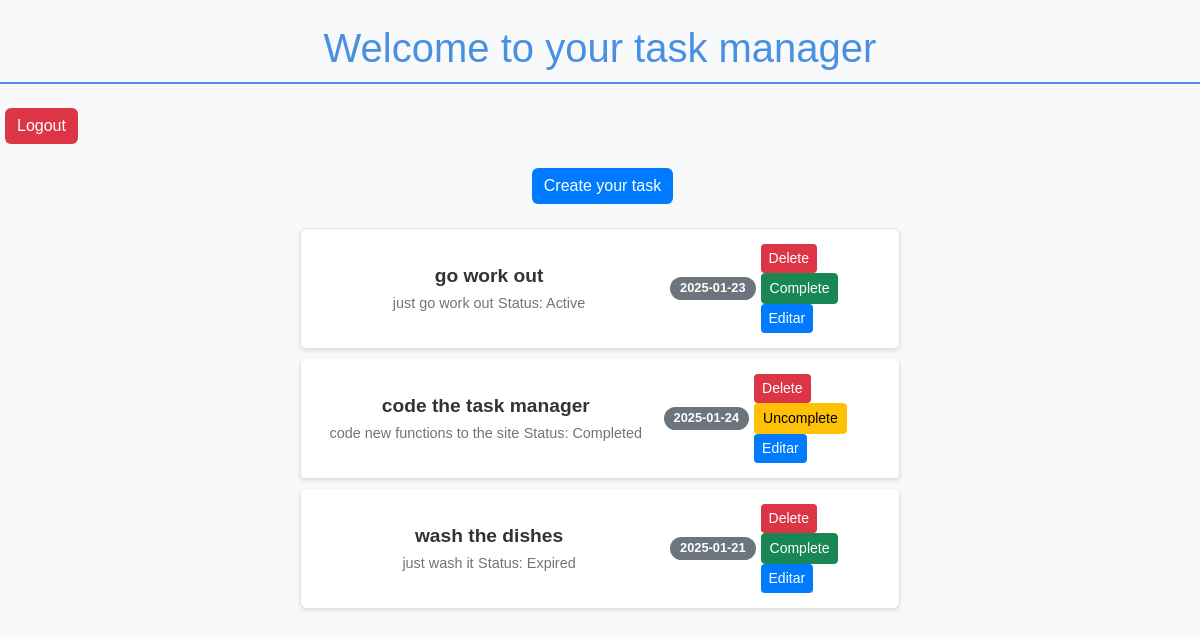
The page /home/ (signed in) on the database its author committed.
### models/database.py (models this page shows)
class Task(Model):
    id = AutoField()
    title = CharField()
    description = CharField()
    term = DateField()
    status = CharField(default='Pending')
    user = ForeignKeyField(User, backref='tasks')
    class Meta:
        database = db
    def update_status(self):
        today = date.today()
        if self.term < today:
            self.status = 'Expired'
        elif self.status == 'Completed':
            self.status = 'Completed'
        else:
            self.status = 'Active'
        self.save()

### main.py (the view)
@home.route('/')
@login_required
def home_page():
    tasks = Task.select().where(Task.user == current_user.id)
    print(f"Tasks: {tasks}")
    return render_template('index.html', tasks=tasks)

### main.py (called while the page is built)
@login_manager.user_loader
def load_user(user_id):
    return User.get_or_none(User.id == int(user_id))

def verificar_expiracao():
    tasks = Task.select()
    for task in tasks:
        task.update_status()

@app.before_request
def before_request():
    if current_user.is_authenticated:
        verificar_expiracao()

### templates/index.html (shortened to what this page needs)
<!DOCTYPE html>
<html lang="en">
<head>
    <link href="https://cdn.jsdelivr.net/npm/bootstrap@5.3.3/dist/css/bootstrap.min.css" rel="stylesheet">
    <link rel="stylesheet" href="{{ url_for('static', filename='app.css') }}">
</head>
<body>
    <h1 class="text-center my-4">Welcome to your task manager</h1>
    <div>
        <form action="{{ url_for('user.logout') }}" method="POST">
            <button type="submit" class="btn btn-danger">
                Logout
            </button>
        </form>
    </div>
    <div class="d-flex justify-content-center my-4">
        <button type="button" class="btn btn-primary" data-bs-toggle="modal" data-bs-target="#createModal">
            Create your task
        </button>
    </div>
    <div>
        {% if tasks %}
        <ul class="list-group">
            {% for task in tasks %}
            <li class="list-group-item d-flex justify-content-between align-items-center {% if task.status == 'Expired' %}list-group-item-danger{% elif task.status == 'Completed' %}list-group-item-success{% endif %}">
                <div class="text-center w-100">
                    <strong>{{ task.title }}</strong><br>
                    <small>{{ task.description }}</small>
                    <small>Status: {{ task.status }}</small>
                </div>
                <span class="badge bg-secondary ms-2">{{ task.term }}</span>
                <div>
                    <form action="{{ url_for('tasks.remove_task') }}" method="POST" style="display: inline;">
                        <button type="submit" class="btn btn-danger btn-sm">Delete</button>
                    </form>
                    {% if task.status == 'Completed' %}
                    <form action="{{ url_for('tasks.uncomplete_task') }}" method="POST" style="display: inline;">
                        <button type="submit" class="btn btn-warning btn-sm">Uncomplete</button>
                    </form>
                    {% else %}
                    <form action="{{ url_for('tasks.complete_task') }}" method="POST" style="display: inline;">
                        <button type="submit" class="btn btn-success btn-sm">Complete</button>
                    </form>
                    {% endif %}
                    <button type="button" class="btn btn-primary btn-sm" data-bs-toggle="modal" data-bs-target="#editModal{{ task.id }}">
                        Editar
                    </button>
                </div>
            </li>
            {% endfor %}
        </ul>
        {% else %}
            <p class="text-center">No tasks available.</p>
        {% endif %}
    </div>
</body>
</html>

### static/app.css (style rules this page uses)
body { font-family: Arial, sans-serif; background-color: #f8f9fa; color: #333; }
h1 { font-family: 'Arial', sans-serif; font-size: 2.5rem; color: #4a90e2; text-align: center; margin: 20px 0; border-bottom: 2px solid #4a90e2; padding-bottom: 10px; }
.list-group { max-width: 600px; margin: 0 auto; padding: 0; list-style: none; }
.list-group-item { background-color: #fff; border: 1px solid #dee2e6; border-radius: 5px; margin-bottom: 10px; padding: 15px; display: flex; justify-content: space-between; align-items: center; box-shadow: 0 2px 4px rgba(0, 0, 0, 0.1); }
.list-group-item strong { font-size: 1.2rem; color: #333; }
.list-group-item small { font-size: 0.9rem; color: #6c757d; }
.badge { font-size: 0.8rem; padding: 5px 10px; border-radius: 15px; }
.btn { margin-left: 5px; }
.btn-primary { background-color: #007bff; border: none; }
.btn-danger { background-color: #dc3545; border: none; }

### rows shown on the page
Task: title "go work out", description "just go work out", status "Active", term "2025-01-23"
Task: title "code the task manager", description "code new functions to the site", status "Completed", term "2025-01-24"
Task: title "wash the dishes", description "just wash it", status "Expired", term "2025-01-21"
